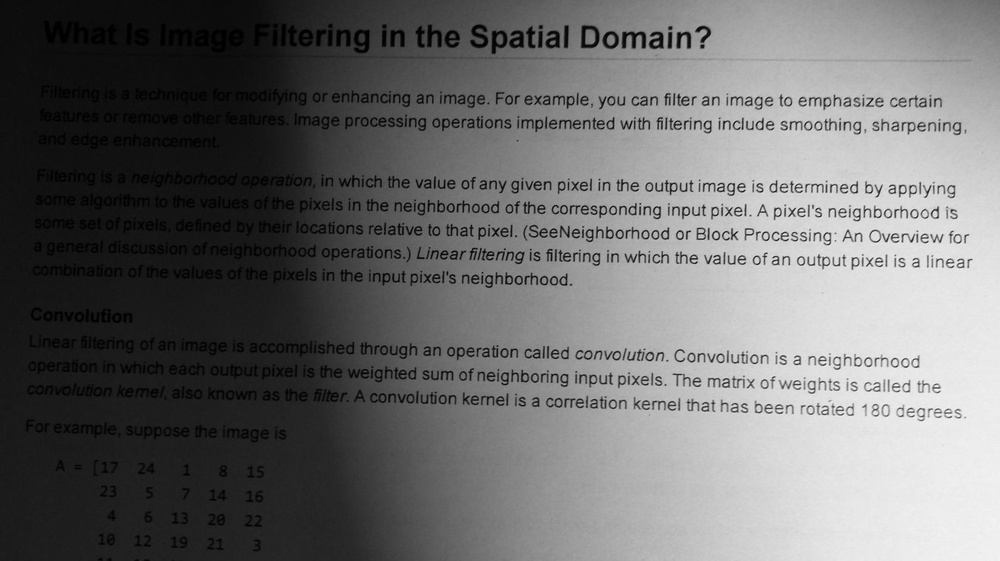
#> input picture TGM_WS_OPENCV/HW1/Image_Segmentation/Test_Image.jpg, 1000 x 561 px, shrunk from 1616 x 906 before the run, found by its file name
$ python Adaptive_Threshold.py
#> lines starting #> are read from the running program, lines starting #| are printed output that depends on the picture; after the words box and inside, x2 and y2 are one past the last pixel; in counts of white or black regions, pixels touching at a corner belong together
import cv2
import numpy as np
from matplotlib import pyplot as plt

A = cv2.imread('D:/TGM_WS_OPENCV/HW1/Image_Segmentation/Test_Image.jpg', cv2.IMREAD_GRAYSCALE)
#> A is the input picture: shape (561, 1000); min 0, max 255, mean 110.6
A = cv2.medianBlur(A, 5)
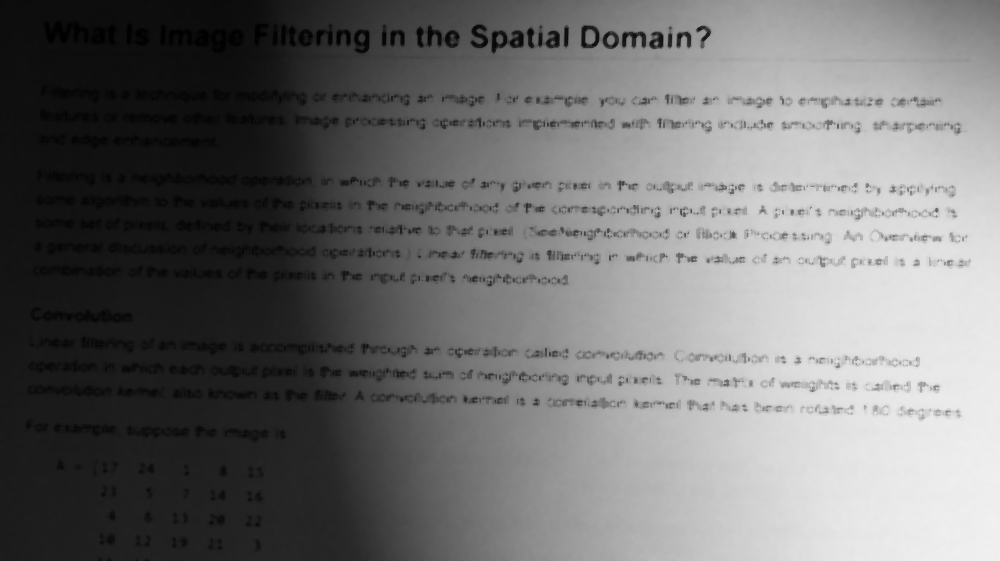
#> A: shape (561, 1000); min 0, max 241, mean 112.7

_, thresh1 = cv2.threshold(A, 127, 255, cv2.THRESH_BINARY)
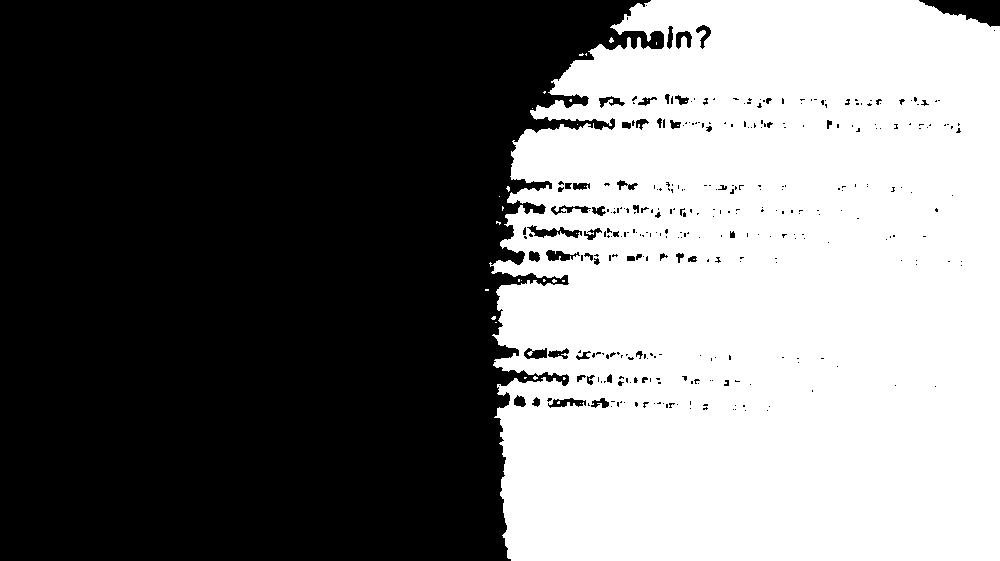
#> thresh1: shape (561, 1000); 46.1% white; 33 white regions (32 under 20 px), largest, box (x1, y1, x2, y2) and area: (489, 0, 1000, 561) 258167

thresh2 = cv2.adaptiveThreshold(A, 255, cv2.ADAPTIVE_THRESH_MEAN_C, cv2.THRESH_BINARY, 11, 2)
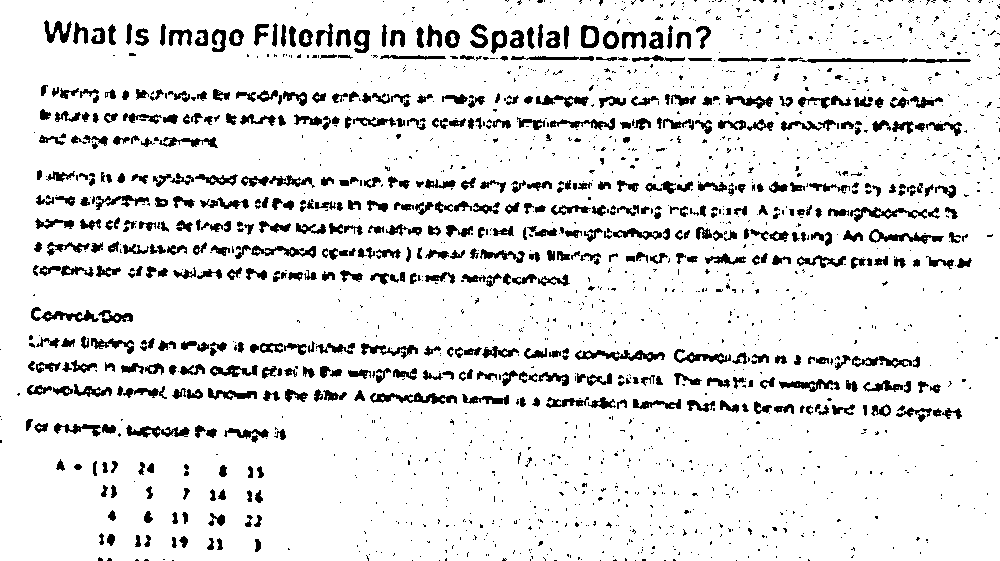
#> thresh2: shape (561, 1000); 89.4% white; 1949 black regions (1380 under 20 px), largest, box (x1, y1, x2, y2) and area: (370, 392, 457, 404) 519, (575, 350, 665, 362) 507, (850, 207, 927, 222) 426
thresh3 = cv2.adaptiveThreshold(A, 255, cv2.ADAPTIVE_THRESH_GAUSSIAN_C, cv2.THRESH_BINARY, 11, 2)
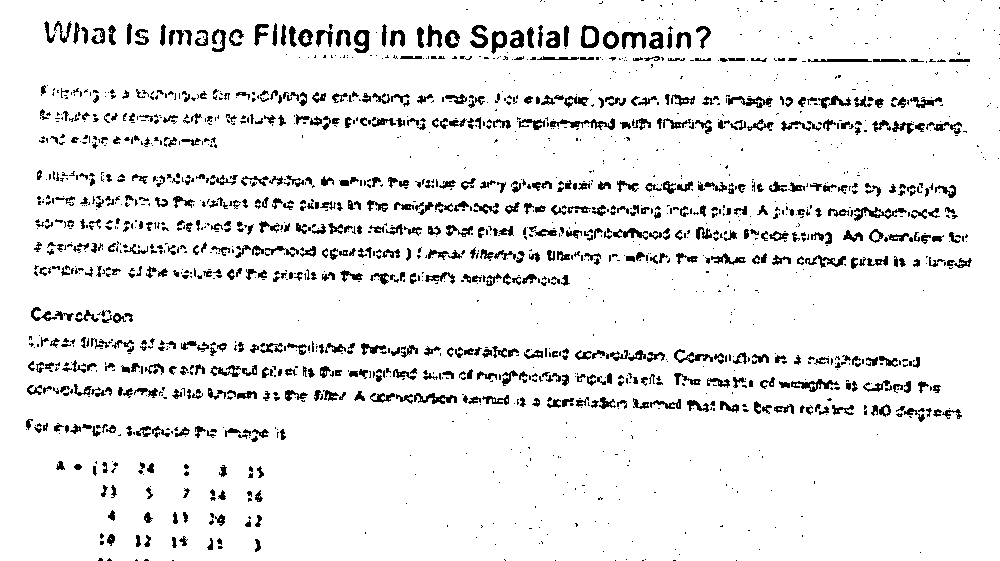
#> thresh3: shape (561, 1000); 91.9% white; black in thin lines or dots

titles = ['Original Image', 'Global Thresholding (v = 100)',
          'Adaptive Mean Thresholding', 'Adaptive Gaussian Thresholding']
images = [A, thresh1, thresh2, thresh3]

for i in range(4):
    plt.subplot(2, 2, i+1), plt.imshow(images[i], 'gray')
    plt.title(titles[i])
    plt.xticks([]), plt.yticks([])
plt.show()
